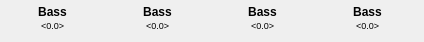
   <widget class="QWidget" name="valPage21">
    <widget class="QLabel" name="val05Title">
     <property name="geometry">
      <rect>
       <x>5</x>
       <y>4</y>
       <width>95</width>
       <height>15</height>
      </rect>
     </property>
     <property name="font">
      <font>
       <family>Ubuntu</family>
       <weight>75</weight>
       <bold>true</bold>
       <kerning>false</kerning>
      </font>
     </property>
     <property name="styleSheet">
      <string notr="true"/>
     </property>
     <property name="frameShape">
      <enum>QFrame::NoFrame</enum>
     </property>
     <property name="text">
      <string>Bass</string>
     </property>
     <property name="alignment">
      <set>Qt::AlignCenter</set>
     </property>
     <property name="margin">
      <number>0</number>
     </property>
    </widget>
    <widget class="QLabel" name="val05">
     <property name="geometry">
      <rect>
       <x>5</x>
       <y>18</y>
       <width>95</width>
       <height>15</height>
      </rect>
     </property>
     <property name="font">
      <font>
       <family>Ubuntu</family>
       <pointsize>7</pointsize>
       <kerning>false</kerning>
      </font>
     </property>
     <property name="text">
      <string>&lt;0.0&gt;</string>
     </property>
     <property name="alignment">
      <set>Qt::AlignCenter</set>
     </property>
    </widget>
    <widget class="QLabel" name="val06">
     <property name="geometry">
      <rect>
       <x>110</x>
       <y>18</y>
       <width>95</width>
       <height>15</height>
      </rect>
     </property>
     <property name="font">
      <font>
       <family>Ubuntu</family>
       <pointsize>7</pointsize>
       <kerning>false</kerning>
      </font>
     </property>
     <property name="text">
      <string>&lt;0.0&gt;</string>
     </property>
     <property name="alignment">
      <set>Qt::AlignCenter</set>
     </property>
    </widget>
    <widget class="QLabel" name="val07">
     <property name="geometry">
      <rect>
       <x>215</x>
       <y>18</y>
       <width>95</width>
       <height>15</height>
      </rect>
     </property>
     <property name="font">
      <font>
       <family>Ubuntu</family>
       <pointsize>7</pointsize>
       <kerning>false</kerning>
      </font>
     </property>
     <property name="text">
      <string>&lt;0.0&gt;</string>
     </property>
     <property name="alignment">
      <set>Qt::AlignCenter</set>
     </property>
    </widget>
    <widget class="QLabel" name="val08Title">
     <property name="geometry">
      <rect>
       <x>320</x>
       <y>4</y>
       <width>95</width>
       <height>15</height>
      </rect>
     </property>
     <property name="font">
      <font>
       <family>Ubuntu</family>
       <weight>75</weight>
       <bold>true</bold>
       <kerning>false</kerning>
      </font>
     </property>
     <property name="styleSheet">
      <string notr="true"/>
     </property>
     <property name="frameShape">
      <enum>QFrame::NoFrame</enum>
     </property>
     <property name="text">
      <string>Bass</string>
     </property>
     <property name="alignment">
      <set>Qt::AlignCenter</set>
     </property>
     <property name="margin">
      <number>0</number>
     </property>
    </widget>
    <widget class="QLabel" name="val06Title">
     <property name="geometry">
      <rect>
       <x>110</x>
       <y>4</y>
       <width>95</width>
       <height>15</height>
      </rect>
     </property>
     <property name="font">
      <font>
       <family>Ubuntu</family>
       <weight>75</weight>
       <bold>true</bold>
       <kerning>false</kerning>
      </font>
     </property>
     <property name="styleSheet">
      <string notr="true"/>
     </property>
     <property name="frameShape">
      <enum>QFrame::NoFrame</enum>
     </property>
     <property name="text">
      <string>Bass</string>
     </property>
     <property name="alignment">
      <set>Qt::AlignCenter</set>
     </property>
     <property name="margin">
      <number>0</number>
     </property>
    </widget>
    <widget class="QLabel" name="val07Title">
     <property name="geometry">
      <rect>
       <x>215</x>
       <y>4</y>
       <width>95</width>
       <height>15</height>
      </rect>
     </property>
     <property name="font">
      <font>
       <family>Ubuntu</family>
       <weight>75</weight>
       <bold>true</bold>
       <kerning>false</kerning>
      </font>
     </property>
     <property name="styleSheet">
      <string notr="true"/>
     </property>
     <property name="frameShape">
      <enum>QFrame::NoFrame</enum>
     </property>
     <property name="text">
      <string>Bass</string>
     </property>
     <property name="alignment">
      <set>Qt::AlignCenter</set>
     </property>
     <property name="margin">
      <number>0</number>
     </property>
    </widget>
    <widget class="QLabel" name="val08">
     <property name="geometry">
      <rect>
       <x>320</x>
       <y>18</y>
       <width>95</width>
       <height>15</height>
      </rect>
     </property>
     <property name="font">
      <font>
       <family>Ubuntu</family>
       <pointsize>7</pointsize>
       <kerning>false</kerning>
      </font>
     </property>
     <property name="text">
      <string>&lt;0.0&gt;</string>
     </property>
     <property name="alignment">
      <set>Qt::AlignCenter</set>
     </property>
    </widget>
   </widget>
